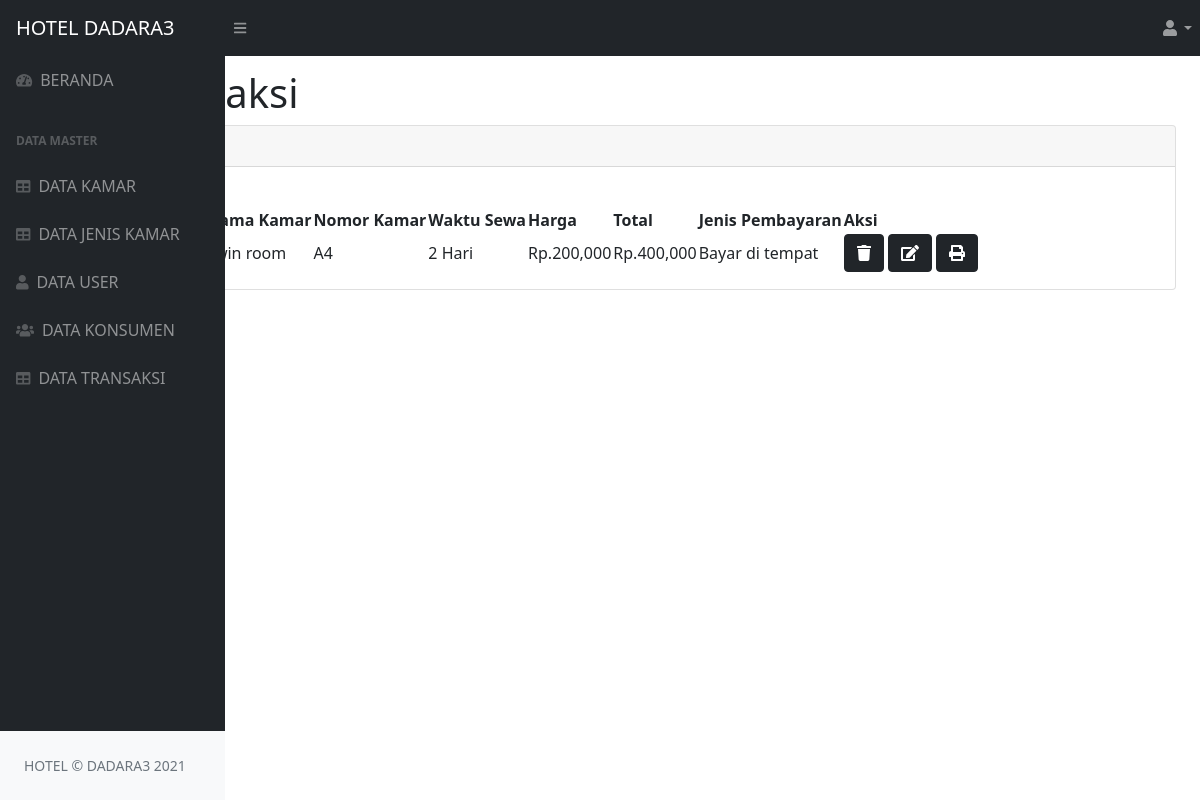
/index.php/transaksi, run on the app's committed database.
### tables this page shows
CREATE TABLE `tbl_transaksi` (
  `id_transaksi` int(11) NOT NULL,
  `id_konsumen` int(12) NOT NULL,
  `id_jenis` int(12) NOT NULL,
  `id_kamar` int(12) NOT NULL,
  `nama_konsumen` varchar(100) NOT NULL,
  `nama_kamar` varchar(100) NOT NULL,
  `nomor_kamar` varchar(50) NOT NULL,
  `waktu_sewa` varchar(50) NOT NULL,
  `harga` varchar(50) NOT NULL,
  `jenis_pembayaran` enum('Bayar di tempat','Dana') NOT NULL
);

CREATE TABLE `tbl_jenis_kamar` (
  `id_jenis` int(11) NOT NULL,
  `kamar` varchar(11) NOT NULL,
  `keterangan` text NOT NULL,
  `harga` int(11) NOT NULL,
  `foto` varchar(100) NOT NULL
);

CREATE TABLE `tbl_kamar` (
  `id_kamar` int(11) NOT NULL,
  `nomor_kamar` varchar(20) NOT NULL,
  `id_jenis` int(11) NOT NULL
);

### application/controllers/Transaksi.php (called while the page is built, shortened)
<?php
    class Transaksi extends CI_Controller{
        function index(){
            $this->load->model('M_transaksi');
            $data['transaksi'] = $this->M_transaksi->data()->result();
            $this->load->view('partisi/head');
            $this->load->view('partisi/body');
            $this->load->view('partisi/navigasi');
            $this->load->view('partisi/footer');
            $this->load->view('partisi/js');
            $this->load->view('transaksi/transaksi_v', $data);
        }
    }
?>

### index.php (called while the page is built, shortened)
<?php
require_once BASEPATH.'core/CodeIgniter.php';

### application/models/M_transaksi.php (called while the page is built, shortened)
<?php
    class M_transaksi extends CI_Model{
            function data(){
                return $this->db->query("SELECT t.*,jk.kamar, jk.kamar, k.nomor_kamar FROM tbl_transaksi t
                inner join tbl_jenis_kamar jk ON t.id_jenis = jk.id_jenis inner join tbl_kamar k ON t.id_kamar = k.id_kamar");
             }
    }
?>

### application/views/transaksi/transaksi_v.php (the view, shortened to what this page needs)
        <div class="sb-sidenav-footer">
            <div class="small">Logged in as:</div>
        </div>
<div id="layoutSidenav_content">
    <main>
        <div class="container-fluid px-4">
            <h1 class="mt-4">Data Transaksi</h1>
            <div class="card mb-4">
                <div class="card-header">
                </div>
                <div class="card-body">
                    <table id="datatablesSimple">
                        <thead>
                            <tr>
                                <th>No</th>
                                <th>Nama Konsumen</th>
                                <th>Nama Kamar</th>
                                <th>Nomor Kamar</th>
                                <th>Waktu Sewa</th>
                                <th>Harga</th>
                                <th>Total</th>
                                <th>Jenis Pembayaran</th>
                                <th>Aksi</th>
                            </tr>
                        </thead>
                        <tbody>
                             <?php $no = 1; if (!empty($transaksi)) : ?>
                                <?php foreach ($transaksi as $t) :
                                    $total      = $t->harga * $t->waktu_sewa;
                                ?>
                            <tr>
                                <td><?= $no++; ?></td>
                                <td><?= $t->nama_konsumen?></td>
                                <td><?= $t->kamar ?></td>
                                <td><?= $t->nomor_kamar ?></td>
                                <td><?= $t->waktu_sewa ." Hari"?></td>
                                <td><?= "Rp.".number_format($t->harga); ?></td>
                                <td><?= "Rp.".number_format($total); ?></td>
                                <td><?= $t->jenis_pembayaran?></td>
                                <td>
                                    <a href="<?= base_url('transaksi/drop/'.$t->id_transaksi)?>" class="btn btn-dark btn-"><i class="fa fa-trash"></i></a>
                                    <a href="<?= base_url('transaksi/edit/'.$t->id_transaksi)?>"class="btn btn-dark btn-"><i class="fa fa-edit"></i></a>
                                    <a href="<?=base_url('transaksi/print_transaksi/'.$t->id_transaksi)?>" class="btn btn-dark btn-"><i class="fa fa-print"></i></a>
                                </td>
                            </tr>
                            <?php endforeach ?>
                            <?php endif ?>
                        </tbody>
                    </table>
                </div>
            </div>
        </div>
    </main>

### data on the page
tbl_transaksi: id_jenis.kamar "Twin room", id_kamar.nomor_kamar "A4", waktu_sewa "2", harga "200,000", total "400,000", jenis_pembayaran "Bayar di tempat"
